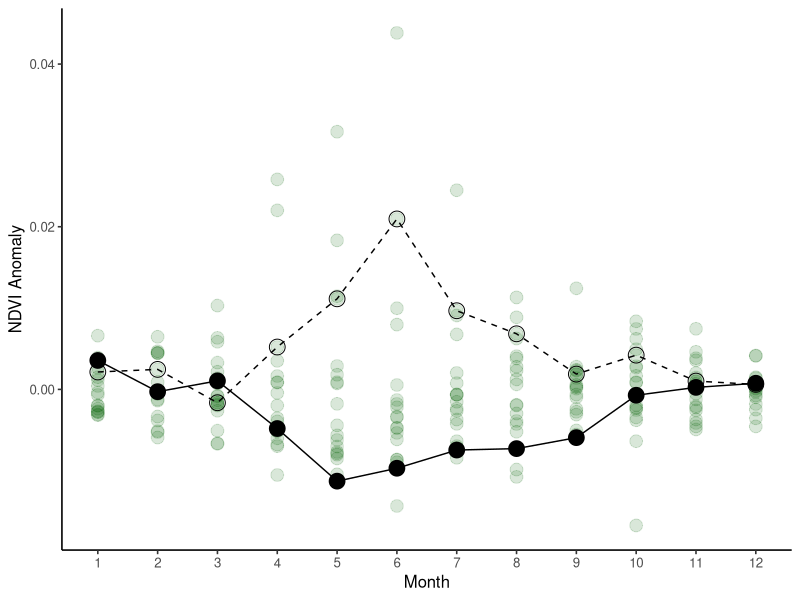
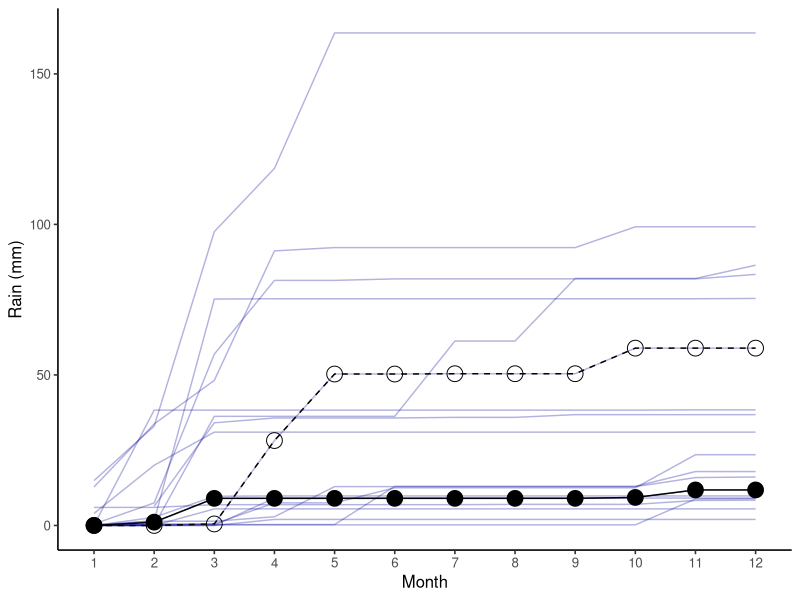
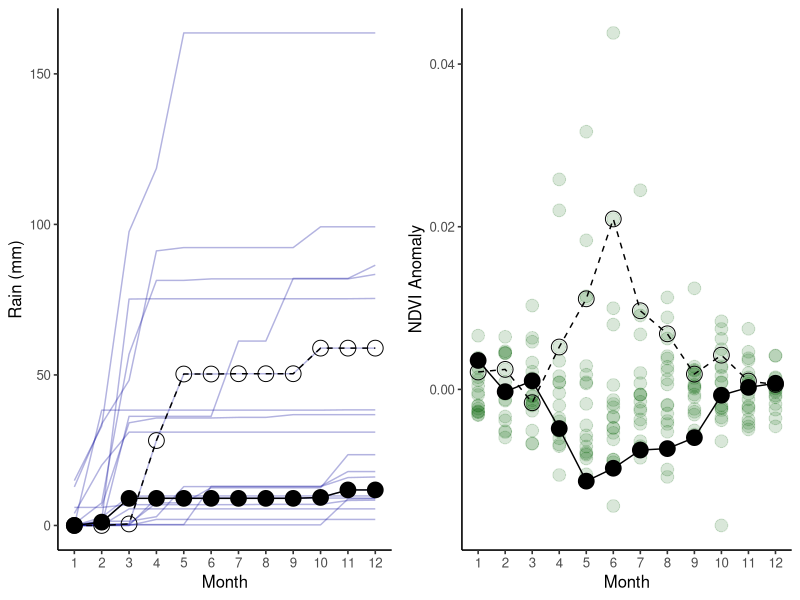

Recreate these plots in R, in order.
##Code the produces the building blocks of Figure 2.
##Runs on a PC

library(ggplot2)
library(dplyr)
library(lubridate)
library(gridExtra)

# set strings as factors to false
options(stringsAsFactors = FALSE)

#Read in monthly NDVI summary with rainfall attached
interduneNDVI_rain <- read.csv("Data/Monthly_NDVI_Interdune_2000-2018_MOD13Q1_rain.csv", header = TRUE)

interduneNDVI_rain18<-interduneNDVI_rain[interduneNDVI_rain$Year==2018,]
interduneNDVI_rain17<-interduneNDVI_rain[interduneNDVI_rain$Year==2017,]

#NDVI plot
(ndvi_plot <- interduneNDVI_rain %>%
  ggplot(aes(x = Month, y = NDVI_anomaly),interduneNDVI_rain) +
  geom_point(alpha = .15, size= 4, color = "darkgreen")+
  labs(y = "NDVI Anomaly",
       x = "Month") +
  scale_x_discrete(limits=c("1","2","3","4","5","6","7","8","9","10","11","12"))+
  geom_point(aes(x=Month, y =NDVI_anomaly), size =5, shape=1, interduneNDVI_rain18)+
  geom_point(aes(x=Month, y =NDVI_anomaly), size = 5, interduneNDVI_rain17)+
  geom_line(aes(x=Month, y =NDVI_anomaly), interduneNDVI_rain17)+
  geom_line(aes(x=Month, y =NDVI_anomaly),linetype = "dashed", interduneNDVI_rain18)+
  theme_classic(base_size = 12))

interduneNDVI_rain$Year <- factor(interduneNDVI_rain$Year)

#Rain Plot
(rain_plot <- interduneNDVI_rain %>%
  ggplot(aes(x = Month, y = AnnSumRain),interduneNDVI_rain) +

  geom_line(data = interduneNDVI_rain, aes(x=Month, y = AnnSumRain, color = Year, ), alpha=0.3, show.legend = FALSE)+
  scale_color_manual(values=c("#000099", "#000099","#000099","#000099","#000099","#000099","#000099","#000099","#000099","#000099","#000099","#000099","#000099","#000099","#000099","#000099","#000099","#000099","#000099"))+
  labs(y = "Rain (mm)",
       x = "Month") +
  scale_x_discrete(limits=c("1","2","3","4","5","6","7","8","9","10","11","12"))+
  geom_point(aes(x=Month, y =AnnSumRain), size =5, shape=1, interduneNDVI_rain18)+
  geom_point(aes(x=Month, y =AnnSumRain), size = 5, interduneNDVI_rain17)+
  geom_line(aes(x=Month, y =AnnSumRain), interduneNDVI_rain17)+
  geom_line(aes(x=Month, y =AnnSumRain),linetype = "dashed", interduneNDVI_rain18)+
    theme_classic(base_size = 12))


figure2<-grid.arrange(rain_plot, ndvi_plot, ncol = 2)
Fig2<-arrangeGrob(rain_plot, ndvi_plot, ncol = 2)
ggsave(file="Figures/Fig2.png", Fig2, width = 8, height = 4, dpi = 600, units = "in", device='png')



